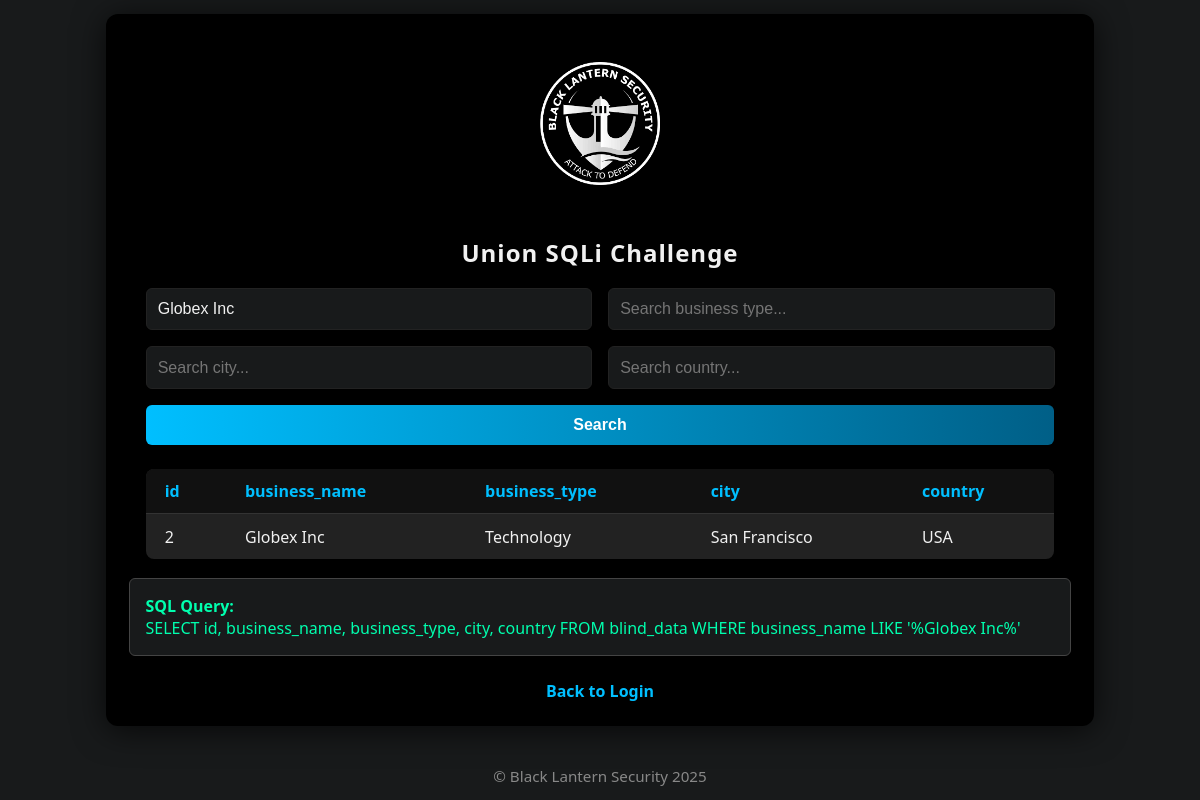
The page /union.php?business_name=Globex Inc on the database its author committed.
### tables this page shows
CREATE TABLE IF NOT EXISTS blind_data (
    id INT AUTO_INCREMENT PRIMARY KEY,
    business_name VARCHAR(255),
    business_type VARCHAR(255),
    city VARCHAR(255),
    country VARCHAR(255)
);

### html/union.php (the view, shortened to what this page needs)
<?php
$host = getenv('MYSQL_HOST') ?: 'db';
$user = getenv('MYSQL_USER') ?: 'vulnuser';
$pass = getenv('MYSQL_PASSWORD') ?: 'vulnpass';
$db = getenv('MYSQL_DB') ?: 'vulnweb';
$conn = new mysqli($host, $user, $pass, $db);
$business_name = isset($_GET['business_name']) ? $_GET['business_name'] : '';
$business_type = isset($_GET['business_type']) ? $_GET['business_type'] : '';
$city = isset($_GET['city']) ? $_GET['city'] : '';
$country = isset($_GET['country']) ? $_GET['country'] : '';
function processQuery($conn, $query) {
    $res = $conn->query($query);
    $headers = [];
    $results = [];
    $fields = $res->fetch_fields();
    foreach ($fields as $field) {
        $headers[] = $field->name;
    }
    while ($row = $res->fetch_row()) {
        $results[] = $row;
    }
    return ['error' => '', 'headers' => $headers, 'results' => $results];
}
$query = "SELECT id, business_name, business_type, city, country FROM blind_data WHERE 1=1";
if ($business_name !== '') {
    $query = "SELECT id, business_name, business_type, city, country FROM blind_data WHERE business_name LIKE '%" . $business_name . "%'";
}
$result = processQuery($conn, $query);
$headers = $result['headers'];
$results = $result['results'];
?>
<!doctype html>
<html lang="en">
<head>
</head>
<body>
  <div class="container">
    <div class="logo-bg"><img src="/assets/BLS.png" alt="BLS Logo" class="logo"></div>
    <h2>Union SQLi Challenge</h2>
    <form method="get">
      <div class="search-row">
        <input type="text" name="business_name" placeholder="Search business name..." value="<?php echo htmlspecialchars($business_name); ?>">
        <input type="text" name="business_type" placeholder="Search business type..." value="<?php echo htmlspecialchars($business_type); ?>">
      </div>
      <div class="search-row">
        <input type="text" name="city" placeholder="Search city..." value="<?php echo htmlspecialchars($city); ?>">
        <input type="text" name="country" placeholder="Search country..." value="<?php echo htmlspecialchars($country); ?>">
      </div>
      <input type="submit" value="Search">
    </form>
    <?php if ($results && $headers): ?>
    <table>
      <tr><?php foreach ($headers as $h) echo "<th>".htmlspecialchars($h)."</th>"; ?></tr>
      <?php foreach ($results as $row): ?><tr><?php foreach ($row as $cell) echo "<td>".htmlspecialchars($cell)."</td>"; ?></tr><?php endforeach; ?>
    </table>
    <?php endif; ?>
    <?php if ($query): ?><div class="sql"><b>SQL Query:</b><br><?php echo htmlspecialchars($query); ?></div><?php endif; ?>
    <div class="nav"><a href="index.php">Back to Login</a></div>
  </div>
  <div class="footer">&copy; Black Lantern Security 2025</div>
</body>
</html>

### html/union.php (style rules this page uses)
body { background: #181a1b; color: #f1f1f1; font-family: 'Segoe UI', Arial, sans-serif; display: flex; flex-direction: column; min-height: 100vh; margin: 0; justify-content: center; align-items: center; }
.container { background: #000; padding: 2rem 2.5rem 1.5rem 2.5rem; border-radius: 12px; box-shadow: 0 4px 32px rgba(0,0,0,0.7); display: flex; flex-direction: column; align-items: center; min-width: 340px; }
.logo-bg { background: #000; border-radius: 10px; padding: 16px 24px 12px 24px; margin-bottom: 1.2rem; display: flex; justify-content: center; align-items: center; }
.logo { width: 120px; display: block; }
h2 { margin-bottom: 1.2rem; font-weight: 600; letter-spacing: 1px; }
form { display: flex; flex-direction: column; width: 100%; gap: 1rem; }
.search-row { display: flex; gap: 1rem; }
input[type=text] { background: #181a1b; border: 1px solid #222; border-radius: 6px; padding: 0.7rem; color: #f1f1f1; font-size: 1rem; outline: none; transition: border 0.2s; flex: 1; }
input[type=submit] { background: linear-gradient(90deg, #00bfff 0%, #005f87 100%); color: #fff; border: none; border-radius: 6px; padding: 0.7rem; font-size: 1rem; font-weight: 600; cursor: pointer; transition: background 0.2s; }
table { margin-top: 1.5rem; border-collapse: collapse; width: 100%; background: #222; border-radius: 8px; overflow: hidden; }
th, td { padding: 0.7rem 1.2rem; border-bottom: 1px solid #333; text-align: left; }
th { background: #111; color: #00bfff; }
tr:last-child td { border-bottom: none; }
.footer { margin-top: 2.5rem; color: #888; font-size: 0.95rem; text-align: center; }
.sql { background: #181a1b; border: 1px solid #444; border-radius: 6px; padding: 1rem; color: #00ffae; font-size: 1rem; margin-top: 1.2rem; width: 100%; overflow-x: auto; }
.nav { margin-top: 1.5rem; }
.nav a { color: #00bfff; text-decoration: none; font-weight: 600; }

### rows shown on the page
blind_data: id "2", business_name "Globex Inc", business_type "Technology", city "San Francisco", country "USA"

### other values the page prints
$h "id"
$h "business_name"
$h "business_type"
$h "city"
$h "country"
$query "SELECT id, business_name, business_type, city, country FROM blind_data WHERE business_name LIKE '%Globex Inc%'"
